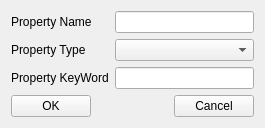
<?xml version="1.0" encoding="UTF-8"?>
<ui version="4.0">
 <class>GUIPropertyTypeDialog</class>
 <widget class="QWidget" name="GUIPropertyTypeDialog">
  <property name="geometry">
   <rect>
    <x>0</x>
    <y>0</y>
    <width>265</width>
    <height>127</height>
   </rect>
  </property>
  <property name="windowTitle">
   <string>Create Property</string>
  </property>
  <layout class="QGridLayout" name="gridLayout">
   <item row="0" column="0">
    <widget class="QLabel" name="label_3">
     <property name="text">
      <string>Property Name</string>
     </property>
    </widget>
   </item>
   <item row="0" column="1">
    <widget class="QLineEdit" name="lineEditName"/>
   </item>
   <item row="1" column="0">
    <widget class="QLabel" name="label">
     <property name="text">
      <string>Property Type</string>
     </property>
    </widget>
   </item>
   <item row="1" column="1">
    <widget class="QComboBox" name="comboBox_type">
     <property name="sizePolicy">
      <sizepolicy hsizetype="Expanding" vsizetype="Fixed">
       <horstretch>0</horstretch>
       <verstretch>0</verstretch>
      </sizepolicy>
     </property>
    </widget>
   </item>
   <item row="2" column="0">
    <widget class="QLabel" name="label_2">
     <property name="text">
      <string>Property KeyWord</string>
     </property>
    </widget>
   </item>
   <item row="2" column="1">
    <widget class="QLineEdit" name="lineEdit"/>
   </item>
   <item row="3" column="0" colspan="2">
    <layout class="QHBoxLayout" name="horizontalLayout_2">
     <item>
      <widget class="QPushButton" name="pushButtonOK">
       <property name="text">
        <string>OK</string>
       </property>
      </widget>
     </item>
     <item>
      <spacer name="horizontalSpacer">
       <property name="orientation">
        <enum>Qt::Horizontal</enum>
       </property>
       <property name="sizeHint" stdset="0">
        <size>
         <width>40</width>
         <height>20</height>
        </size>
       </property>
      </spacer>
     </item>
     <item>
      <widget class="QPushButton" name="pushButtonCancel">
       <property name="text">
        <string>Cancel</string>
       </property>
      </widget>
     </item>
    </layout>
   </item>
  </layout>
 </widget>
 <resources/>
 <connections/>
</ui>
